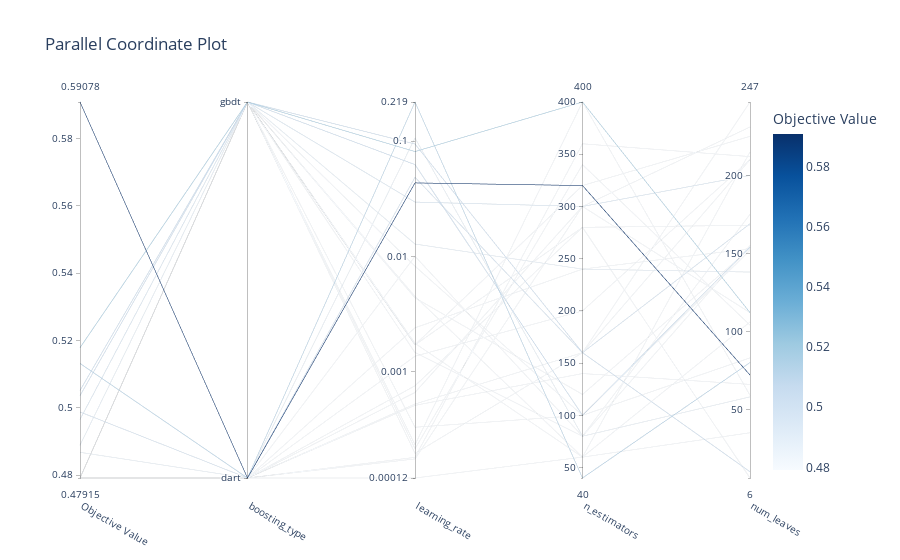

Notebook cell for this chart:
### Code cell
# Plus rapide en html
im_path = os.path.join(MODEL_DIR, 'fig_plotly.html')
fig.write_html(im_path)
fig.show()

### Figure 1 — Plotly figure (JSON) as saved in the notebook; plotly's stock layout.template omitted (floating-point values rounded to 4 significant figures)
{"data": [{"dimensions": [{"label": "Objective Value", "range": [0.4791, 0.5908], "values": [0.4791, 0.4868, 0.4791, 0.4791, 0.4791, 0.4791, 0.4791, 0.4791, 0.5051, 0.4791, 0.4791, 0.4791, 0.4791, 0.5178, 0.4791, 0.4791, 0.5132, 0.4791, 0.4965, 0.4791, 0.4791, 0.4791, 0.4791, 0.5908, 0.4988, 0.4889, 0.4791, 0.5036, 0.4791, 0.4791]}, {"label": "boosting_type", "range": [0, 1], "ticktext": ["dart", "gbdt"], "tickvals": [0, 1], "values": [0, 0, 1, 0, 0, 1, 0, 0, 1, 1, 1, 1, 1, 1, 1, 1, 0, 1, 1, 1, 0, 0, 0, 0, 0, 1, 1, 1, 0, 0]}, {"label": "learning_rate", "range": [-3.921, -0.6591], "ticktext": ["0.00012", "0.001", "0.01", "0.1", "0.219"], "tickvals": [-3.921, -3, -2, -1, -0.6591], "values": [-3.291, -0.9713, -2.833, -1.998, -2.864, -2.358, -3.755, -2.618, -1.202, -3.667, -3.633, -2.766, -2.084, -1.089, -3.707, -2.753, -0.6591, -2.346, -1.527, -3.481, -3.179, -3.921, -3.742, -1.361, -1.312, -1.891, -2.765, -1.024, -3.121, -3.279]}, {"label": "n_estimators", "range": [40, 400], "values": [140, 80, 80, 80, 200, 120, 300, 240, 100, 340, 400, 280, 100, 400, 160, 60, 40, 60, 300, 100, 300, 60, 360, 320, 160, 240, 320, 160, 280, 160]}, {"label": "num_leaves", "range": [6, 247], "values": [66, 58, 175, 155, 210, 153, 112, 153, 154, 104, 59, 6, 83, 112, 247, 106, 80, 215, 200, 152, 231, 35, 212, 72, 169, 138, 225, 10, 168, 210]}], "labelangle": 30, "labelside": "bottom", "line": {"color": [0.4791, 0.4868, 0.4791, 0.4791, 0.4791, 0.4791, 0.4791, 0.4791, 0.5051, 0.4791, 0.4791, 0.4791, 0.4791, 0.5178, 0.4791, 0.4791, 0.5132, 0.4791, 0.4965, 0.4791, 0.4791, 0.4791, 0.4791, 0.5908, 0.4988, 0.4889, 0.4791, 0.5036, 0.4791, 0.4791], "colorbar": {"title": {"text": "Objective Value"}}, "colorscale": [[0, "rgb(247,251,255)"], [0.125, "rgb(222,235,247)"], [0.25, "rgb(198,219,239)"], [0.375, "rgb(158,202,225)"], [0.5, "rgb(107,174,214)"], [0.625, "rgb(66,146,198)"], [0.75, "rgb(33,113,181)"], [0.875, "rgb(8,81,156)"], [1, "rgb(8,48,107)"]], "reversescale": false, "showscale": true}, "type": "parcoords"}], "layout": {"title": {"text": "Parallel Coordinate Plot"}}}
